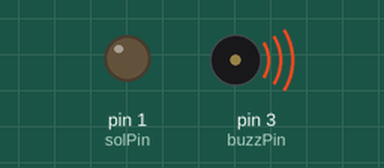
Recording of a sketch running on a simulated Arduino Uno, built with avr-gcc and run on an emulated ATmega328P. Shown: output pins drawn as LEDs (lit = HIGH), buzzer (waves = sounding, pin HIGH).

Above: at 0.01 s.
At 1.1 s:
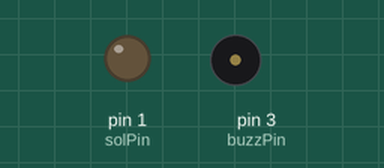
At 10.1 s:
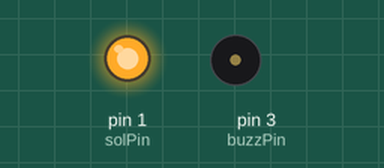
Timing chart, 0 to 11.6 s (numbered marks = the images above):
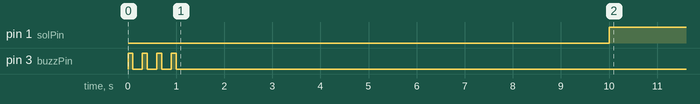

Measured:
- by itself, pin 1 (solPin): LOW → HIGH at 10.0 s

The sketch:

Cat_Fountain_ATTINY84A.ino
```cpp
int buzzPin = 3;
int solPin = 1;
int resetPin = 2;
int buzzTime = 100;
int buzzDelay = 200;
int buzzOn = 100;
int buzzFreq = 1000;
int timerPin = 7;
int ledState = LOW;
bool buzzed = false;
const long interval = 500;
unsigned long resetTime = 7200000;
unsigned long previousMillis = 0;
int flowTime = 120000;
int startTime = 10000;
int flowState = LOW;

void setup() {

  // put your setup code here, to run once:
  pinMode(buzzPin, OUTPUT);
  pinMode(solPin, OUTPUT);
  pinMode(resetPin, INPUT);
  digitalWrite(resetPin, HIGH);
  digitalWrite(buzzPin, LOW);
  digitalWrite(solPin, LOW);

  digitalWrite(buzzPin, HIGH);
  delay(buzzOn);
  digitalWrite(buzzPin, LOW);
  delay(buzzDelay);
  digitalWrite(buzzPin, HIGH);
  delay(buzzOn);
  digitalWrite(buzzPin, LOW);
  delay(buzzDelay);
  digitalWrite(buzzPin, HIGH);
  delay(buzzOn);
  digitalWrite(buzzPin, LOW);
  delay(buzzDelay);
  digitalWrite(buzzPin, HIGH);
  delay(buzzOn);
  digitalWrite(buzzPin, LOW);
  }

void loop() {

  unsigned long currentMillis = millis();
  while (currentMillis > resetTime) {
    pinMode(resetPin, OUTPUT);
    digitalWrite(resetPin, LOW);
  }

  if ((millis() >= startTime) && (flowState == LOW)) {
    digitalWrite(solPin, HIGH);
    flowState = HIGH;
  }

  if ((flowState == HIGH) && (millis() > (flowTime + startTime))) {
    digitalWrite(solPin, LOW);
  }


  if (currentMillis - previousMillis >= interval) {
    // save the last time you blinked the LED
    previousMillis = currentMillis;

    // if the LED is off turn it on and vice-versa:
    if (ledState == LOW) {
      ledState = HIGH;
    } else {
      ledState = LOW;
    }

    // set the LED with the ledState of the variable:
    digitalWrite(timerPin, ledState);
  }
}
```
